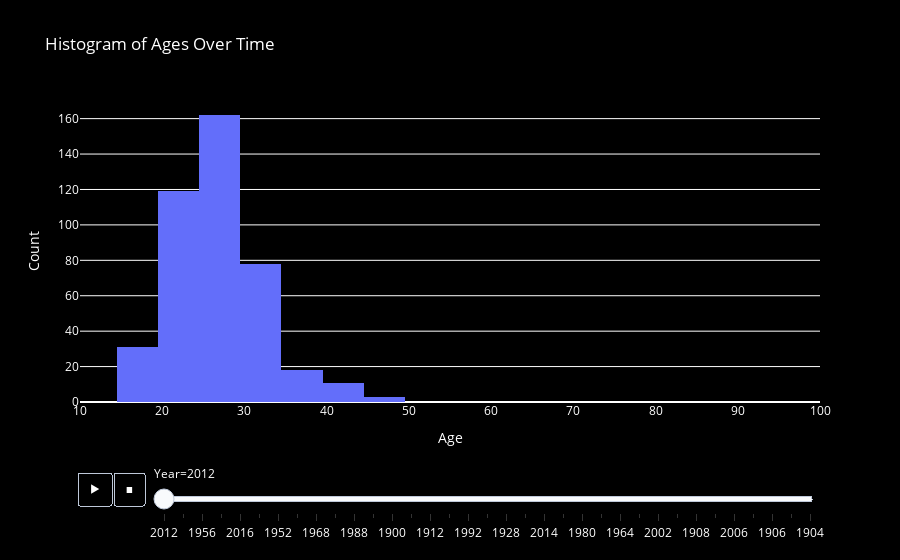

The code cell stored with this chart in its notebook:
### Markdown cell above
### Histogram över olika åldrar över tid

### Code cell
# Import the necessary libraries
import pandas as pd

# Filter the dataframe to include only rows where the Team is 'France'
only_france_df = athlete_events[athlete_events['Team'] == 'France']

# Create a new dataframe with grouped age ranges
only_france_df['Age_Range'] = (only_france_df['Age'] // 10) * 10
only_france_df['Age_Range'] = only_france_df['Age_Range'].astype(str) + '-' + (only_france_df['Age_Range'] + 9).astype(str)

age_range_counts = only_france_df.groupby(['Year', 'Age_Range']).size().reset_index(name='Count')

# Reshape the dataframe to make it more readable
age_range_counts_pivot = age_range_counts.pivot(index='Year', columns='Age_Range', values='Count')
age_range_counts_pivot.fillna(0, inplace=True)

fig = px.histogram(only_france_df, x='Age', title='Histogram of Ages Over Time', animation_frame="Year", range_x=[10, 100], nbins=8)
fig.update_layout(
    xaxis_title='Age',
    yaxis_title='Count',
    paper_bgcolor="black",
    plot_bgcolor="black",
    font_color="white"
)
# Reverse the animation frame
fig.frames = fig.frames[::-1]
fig.show()
age_range_counts_pivot.head()

### Figure 1 — Plotly figure (JSON) as saved in the notebook; plotly's stock layout.template omitted (floating-point values rounded to 4 significant figures; data arrays with more than 128 entries replaced by an {"elided": "..."} marker saying what was removed)
{"data": [{"alignmentgroup": "True", "bingroup": "x", "hovertemplate": "Year=2012<br>Age=%{x}<br>count=%{y}<extra></extra>", "legendgroup": "", "marker": {"color": "#636efa", "pattern": {"shape": ""}}, "name": "", "nbinsx": 8, "offsetgroup": "", "orientation": "v", "showlegend": false, "type": "histogram", "x": {"elided": "422 int values"}, "xaxis": "x", "yaxis": "y"}], "layout": {"barmode": "relative", "font": {"color": "white"}, "legend": {"tracegroupgap": 0}, "paper_bgcolor": "black", "plot_bgcolor": "black", "sliders": [{"active": 0, "currentvalue": {"prefix": "Year="}, "len": 0.9, "pad": {"b": 10, "t": 60}, "steps": [{"args": [["2012"], {"frame": {"duration": 0, "redraw": true}, "fromcurrent": true, "mode": "immediate", "transition": {"duration": 0, "easing": "linear"}}], "label": "2012", "method": "animate"}, {"args": [["1976"], {"frame": {"duration": 0, "redraw": true}, "fromcurrent": true, "mode": "immediate", "transition": {"duration": 0, "easing": "linear"}}], "label": "1976", "method": "animate"}, {"args": [["1956"], {"frame": {"duration": 0, "redraw": true}, "fromcurrent": true, "mode": "immediate", "transition": {"duration": 0, "easing": "linear"}}], "label": "1956", "method": "animate"}, {"args": [["2008"], {"frame": {"duration": 0, "redraw": true}, "fromcurrent": true, "mode": "immediate", "transition": {"duration": 0, "easing": "linear"}}], "label": "2008", "method": "animate"}, {"args": [["2016"], {"frame": {"duration": 0, "redraw": true}, "fromcurrent": true, "mode": "immediate", "transition": {"duration": 0, "easing": "linear"}}], "label": "2016", "method": "animate"}, {"args": [["2004"], {"frame": {"duration": 0, "redraw": true}, "fromcurrent": true, "mode": "immediate", "transition": {"duration": 0, "easing": "linear"}}], "label": "2004", "method": "animate"}, {"args": [["1952"], {"frame": {"duration": 0, "redraw": true}, "fromcurrent": true, "mode": "immediate", "transition": {"duration": 0, "easing": "linear"}}], "label": "1952", "method": "animate"}, {"args": [["1984"], {"frame": {"duration": 0, "redraw": true}, "fromcurrent": true, "mode": "immediate", "transition": {"duration": 0, "easing": "linear"}}], "label": "1984", "method": "animate"}, {"args": [["1968"], {"frame": {"duration": 0, "redraw": true}, "fromcurrent": true, "mode": "immediate", "transition": {"duration": 0, "easing": "linear"}}], "label": "1968", "method": "animate"}, {"args": [["1996"], {"frame": {"duration": 0, "redraw": true}, "fromcurrent": true, "mode": "immediate", "transition": {"duration": 0, "easing": "linear"}}], "label": "1996", "method": "animate"}, {"args": [["1988"], {"frame": {"duration": 0, "redraw": true}, "fromcurrent": true, "mode": "immediate", "transition": {"duration": 0, "easing": "linear"}}], "label": "1988", "method": "animate"}, {"args": [["1972"], {"frame": {"duration": 0, "redraw": true}, "fromcurrent": true, "mode": "immediate", "transition": {"duration": 0, "easing": "linear"}}], "label": "1972", "method": "animate"}, {"args": [["1900"], {"frame": {"duration": 0, "redraw": true}, "fromcurrent": true, "mode": "immediate", "transition": {"duration": 0, "easing": "linear"}}], "label": "1900", "method": "animate"}, {"args": [["1924"], {"frame": {"duration": 0, "redraw": true}, "fromcurrent": true, "mode": "immediate", "transition": {"duration": 0, "easing": "linear"}}], "label": "1924", "method": "animate"}, {"args": [["1912"], {"frame": {"duration": 0, "redraw": true}, "fromcurrent": true, "mode": "immediate", "transition": {"duration": 0, "easing": "linear"}}], "label": "1912", "method": "animate"}, {"args": [["1948"], {"frame": {"duration": 0, "redraw": true}, "fromcurrent": true, "mode": "immediate", "transition": {"duration": 0, "easing": "linear"}}], "label": "1948", "method": "animate"}, {"args": [["1992"], {"frame": {"duration": 0, "redraw": true}, "fromcurrent": true, "mode": "immediate", "transition": {"duration": 0, "easing": "linear"}}], "label": "1992", "method": "animate"}, {"args": [["1960"], {"frame": {"duration": 0, "redraw": true}, "fromcurrent": true, "mode": "immediate", "transition": {"duration": 0, "easing": "linear"}}], "label": "1960", "method": "animate"}, {"args": [["1928"], {"frame": {"duration": 0, "redraw": true}, "fromcurrent": true, "mode": "immediate", "transition": {"duration": 0, "easing": "linear"}}], "label": "1928", "method": "animate"}, {"args": [["1932"], {"frame": {"duration": 0, "redraw": true}, "fromcurrent": true, "mode": "immediate", "transition": {"duration": 0, "easing": "linear"}}], "label": "1932", "method": "animate"}, {"args": [["2014"], {"frame": {"duration": 0, "redraw": true}, "fromcurrent": true, "mode": "immediate", "transition": {"duration": 0, "easing": "linear"}}], "label": "2014", "method": "animate"}, {"args": [["2000"], {"frame": {"duration": 0, "redraw": true}, "fromcurrent": true, "mode": "immediate", "transition": {"duration": 0, "easing": "linear"}}], "label": "2000", "method": "animate"}, {"args": [["1980"], {"frame": {"duration": 0, "redraw": true}, "fromcurrent": true, "mode": "immediate", "transition": {"duration": 0, "easing": "linear"}}], "label": "1980", "method": "animate"}, {"args": [["1994"], {"frame": {"duration": 0, "redraw": true}, "fromcurrent": true, "mode": "immediate", "transition": {"duration": 0, "easing": "linear"}}], "label": "1994", "method": "animate"}, {"args": [["1964"], {"frame": {"duration": 0, "redraw": true}, "fromcurrent": true, "mode": "immediate", "transition": {"duration": 0, "easing": "linear"}}], "label": "1964", "method": "animate"}, {"args": [["1998"], {"frame": {"duration": 0, "redraw": true}, "fromcurrent": true, "mode": "immediate", "transition": {"duration": 0, "easing": "linear"}}], "label": "1998", "method": "animate"}, {"args": [["2002"], {"frame": {"duration": 0, "redraw": true}, "fromcurrent": true, "mode": "immediate", "transition": {"duration": 0, "easing": "linear"}}], "label": "2002", "method": "animate"}, {"args": [["1920"], {"frame": {"duration": 0, "redraw": true}, "fromcurrent": true, "mode": "immediate", "transition": {"duration": 0, "easing": "linear"}}], "label": "1920", "method": "animate"}, {"args": [["1908"], {"frame": {"duration": 0, "redraw": true}, "fromcurrent": true, "mode": "immediate", "transition": {"duration": 0, "easing": "linear"}}], "label": "1908", "method": "animate"}, {"args": [["1936"], {"frame": {"duration": 0, "redraw": true}, "fromcurrent": true, "mode": "immediate", "transition": {"duration": 0, "easing": "linear"}}], "label": "1936", "method": "animate"}, {"args": [["2006"], {"frame": {"duration": 0, "redraw": true}, "fromcurrent": true, "mode": "immediate", "transition": {"duration": 0, "easing": "linear"}}], "label": "2006", "method": "animate"}, {"args": [["2010"], {"frame": {"duration": 0, "redraw": true}, "fromcurrent": true, "mode": "immediate", "transition": {"duration": 0, "easing": "linear"}}], "label": "2010", "method": "animate"}, {"args": [["1906"], {"frame": {"duration": 0, "redraw": true}, "fromcurrent": true, "mode": "immediate", "transition": {"duration": 0, "easing": "linear"}}], "label": "1906", "method": "animate"}, {"args": [["1896"], {"frame": {"duration": 0, "redraw": true}, "fromcurrent": true, "mode": "immediate", "transition": {"duration": 0, "easing": "linear"}}], "label": "1896", "method": "animate"}, {"args": [["1904"], {"frame": {"duration": 0, "redraw": true}, "fromcurrent": true, "mode": "immediate", "transition": {"duration": 0, "easing": "linear"}}], "label": "1904", "method": "animate"}], "x": 0.1, "xanchor": "left", "y": 0, "yanchor": "top"}], "title": {"text": "Histogram of Ages Over Time"}, "updatemenus": [{"buttons": [{"args": [null, {"frame": {"duration": 500, "redraw": true}, "fromcurrent": true, "mode": "immediate", "transition": {"duration": 500, "easing": "linear"}}], "label": "&#9654;", "method": "animate"}, {"args": [[null], {"frame": {"duration": 0, "redraw": true}, "fromcurrent": true, "mode": "immediate", "transition": {"duration": 0, "easing": "linear"}}], "label": "&#9724;", "method": "animate"}], "direction": "left", "pad": {"r": 10, "t": 70}, "showactive": false, "type": "buttons", "x": 0.1, "xanchor": "right", "y": 0, "yanchor": "top"}], "xaxis": {"anchor": "y", "domain": [0, 1], "range": [10, 100], "title": {"text": "Age"}}, "yaxis": {"anchor": "x", "domain": [0, 1], "title": {"text": "Count"}}}}
